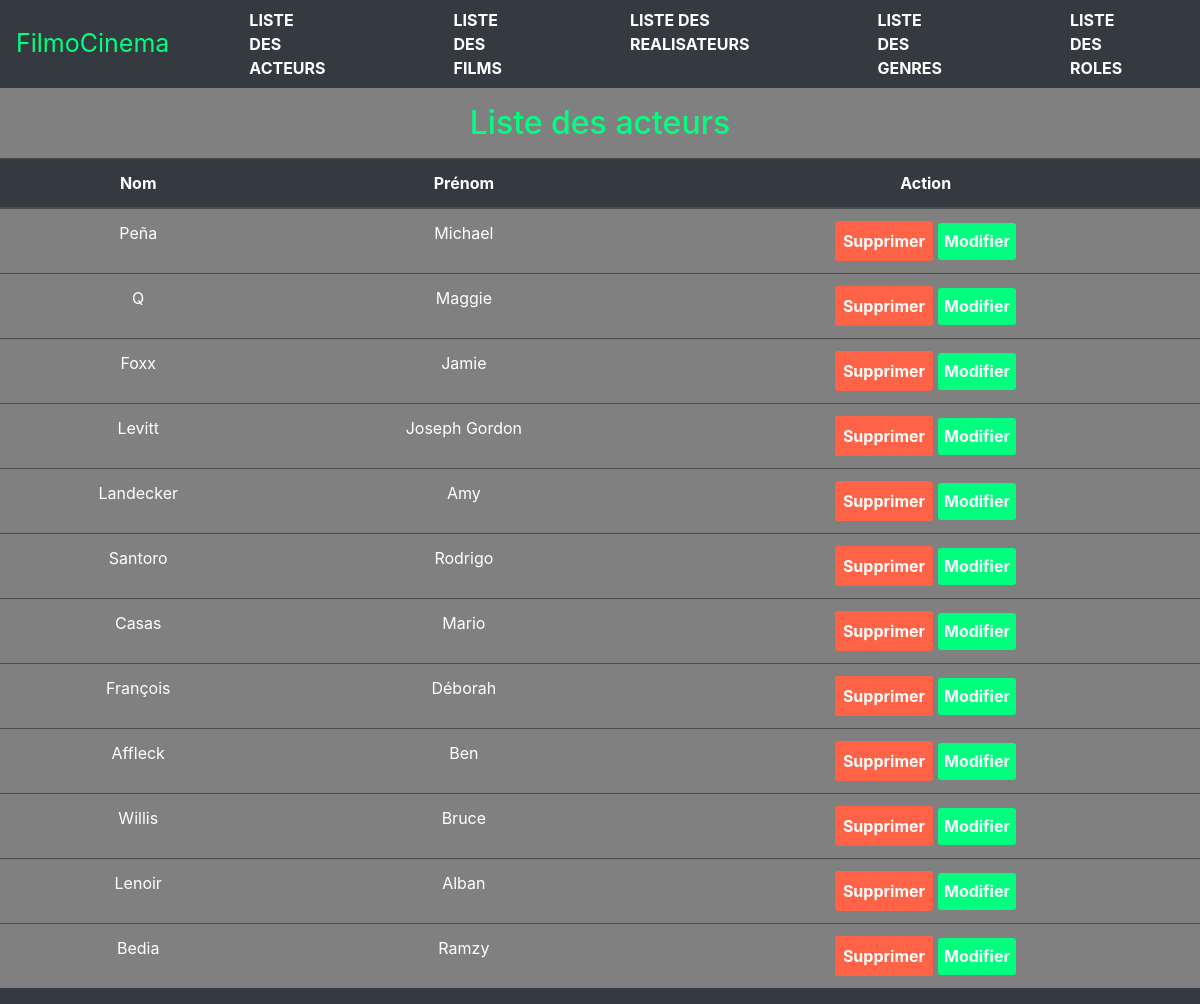
The page /index.php?action=listActeurs on the database its author committed.
### tables this page shows
CREATE TABLE IF NOT EXISTS `acteur` (
  `id_acteur` int(11) NOT NULL AUTO_INCREMENT,
  `nom_acteur` varchar(50) NOT NULL,
  `prenom_acteur` varchar(50) NOT NULL,
  `sexe` varchar(50) NOT NULL,
  `date_naissance` date NOT NULL,
  PRIMARY KEY (`id_acteur`)
);

### Controller/ActeurController.php (called while the page is built, shortened)
<?php
class ActeurController
{
    public function findAll()
    {
        $dao = new DAO();
        $sql = "SELECT id_acteur, nom_acteur, prenom_acteur FROM acteur ";
        $acteurs = $dao->executerRequete($sql);
        require "View/acteur/listActeurs.php";
    }
}

### BDD/DAO.php (called while the page is built, shortened)
<?php
class DAO
{
    private $bdd;
    public function __construct()
    {
        $this->bdd = new PDO('mysql:host=localhost;dbname=cinema;charset=utf8', 'root', '');
    }
    public function executerRequete($sql, $params = NULL)
    {
        if ($params == NULL) {
            $resultat = $this->bdd->query($sql);
        } else {
            $resultat = $this->bdd->prepare($sql);
            $resultat->execute($params);
        }
        return $resultat;
    }
}

### View/acteur/listActeurs.php (the view, shortened to what this page needs)
<h2>Liste des acteurs</h2>
<table class="table table-dark">
  <thead>
    <tr>
      <th scope="col">Nom</th>
      <th scope="col">Prénom</th>
      <th scope="col">Action</th>
    </tr>
  </thead>
<?php
while($acteur = $acteurs->fetch())
{
echo '<tr><td><a href="index.php?action=detailActeurs&id='.$acteur["id_acteur"].'">' . $acteur['nom_acteur'] . '</a></td>';
echo '<td>'.$acteur['prenom_acteur'].'</td>';
echo '<td><button class="bDelete">Supprimer</button> <button class="bMod">Modifier</button></tr>';
}
$contenu = ob_get_clean();
require "View/template.php";

### index.php (shortened to what this page needs)
<?php
require_once "controller/ActeurController.php";
$ctrlActeur = new ActeurController();
$ctrlAccueil = new AccueilController();
if(isset($_GET['action'])){
    switch($_GET['action']){
        case "listActeurs" : $ctrlActeur->findAll(); break;
    }
}else{
    $ctrlAccueil->pageAccueil();
}

### View/template.php (shortened to what this page needs)
<!DOCTYPE html>
<html lang="en">
<head>
    <link rel="stylesheet" href="https://stackpath.bootstrapcdn.com/bootstrap/4.5.2/css/bootstrap.min.css">
    <link rel="stylesheet" href="Public/css/style.css">
</head>
<body>
<nav id="nav"class="navbar navbar-expand-lg navbar-light bg-dark">
  <a class="navbar-brand" href="index.php?action=accueil">FilmoCinema</a>
  <div class="collapse navbar-collapse" id="navbarNav">
    <ul class="navbar-nav">
      <li class="nav-item active">
        <a class="nav-link" href="index.php?action=listActeurs" style="color:white">LISTE DES ACTEURS <span class="sr-only">(current)</span></a>
      </li>
      <li class="nav-item">
        <a class="nav-link" href="index.php?action=listFilms" style="color:white">LISTE DES FILMS</a>
      </li>
      <li class="nav-item">
        <a class="nav-link" href="index.php?action=listRealisateurs" style="color:white">LISTE DES REALISATEURS</a>
      </li>
      <li class="nav-item">
        <a class="nav-link" href="index.php?action=listGenres" style="color:white">LISTE DES GENRES</a>
      </li>
      <li class="nav-item">
        <a class="nav-link" href="index.php?action=listRoles" style="color:white">LISTE DES ROLES</a>
      </li>
    </ul>
  </div>
</nav>
<div>
<?=
$contenu
?>
</div>
</body>
</html>

### Public/css/style.css (style rules this page uses)
.navbar-brand { color: springgreen !important; font-size: 25px; }
.navbar-collapse { justify-content: space-around; }
.navbar-expand-lg .navbar-nav .nav-link { padding: 0 4em; font-weight: bold; }
h2 { text-align: center; color: springgreen; background-color: gray; margin: 0; padding: 0.5em; }
thead { text-align: center; background-color: #343a40; }
.table-dark { background-color: gray; }
.bDelete { background-color: tomato; color: white; border: none; border-radius: 0.2em; padding: 0.5em; font-weight: bold; }
.bMod { background-color: springgreen; color: white; border: none; border-radius: 0.2em; padding: 0.4em; font-weight: bold; }
td a { text-decoration: none; color: white; }
body { background: #343a40; }

### rows shown on the page
acteur: nom_acteur "Peña", prenom_acteur "Michael"
acteur: nom_acteur "Q", prenom_acteur "Maggie"
acteur: nom_acteur "Foxx", prenom_acteur "Jamie"
acteur: nom_acteur "Levitt", prenom_acteur "Joseph Gordon"
acteur: nom_acteur "Landecker", prenom_acteur "Amy"
acteur: nom_acteur "Santoro", prenom_acteur "Rodrigo"
acteur: nom_acteur "Casas", prenom_acteur "Mario"
acteur: nom_acteur "François", prenom_acteur "Déborah"
acteur: nom_acteur "Affleck", prenom_acteur "Ben"
acteur: nom_acteur "Willis", prenom_acteur "Bruce"
acteur: nom_acteur "Lenoir", prenom_acteur "Alban"
acteur: nom_acteur "Bedia", prenom_acteur "Ramzy"
